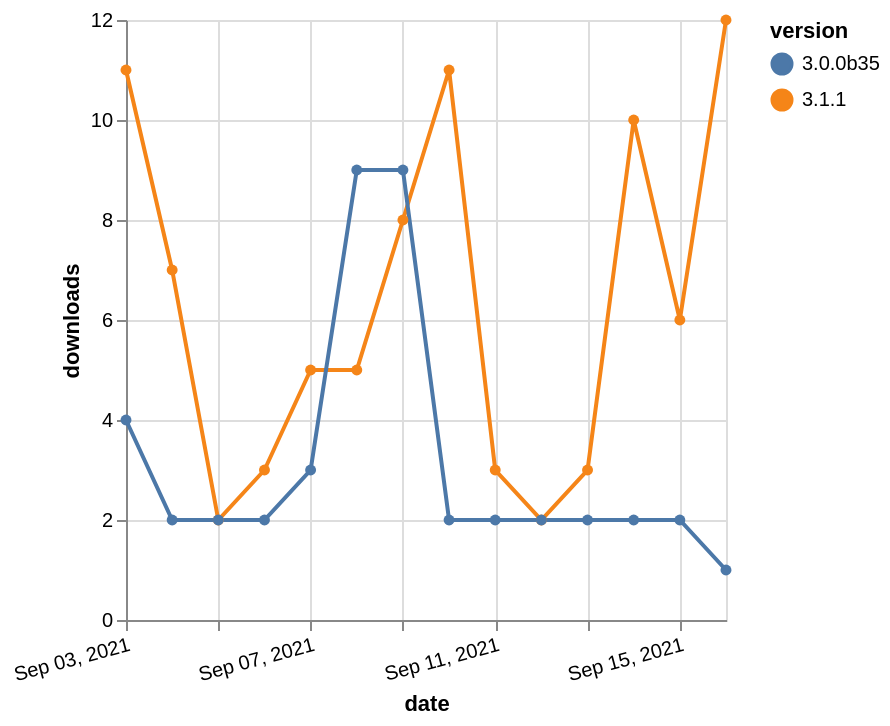

Vega-Lite specification for this chart:
### Vega-Lite specification from a JSON file in a GitHub repository (floating-point values rounded to 4 significant figures)
{"$schema": "https://vega.github.io/schema/vega-lite/v5.json", "description": "A simple bar chart with embedded data.", "data": {"values": [{"date": "2021-09-03", "total": 14213, "delta": 11, "version": "3.1.1"}, {"date": "2021-09-04", "total": 14220, "delta": 7, "version": "3.1.1"}, {"date": "2021-09-05", "total": 14222, "delta": 2, "version": "3.1.1"}, {"date": "2021-09-06", "total": 14225, "delta": 3, "version": "3.1.1"}, {"date": "2021-09-07", "total": 14230, "delta": 5, "version": "3.1.1"}, {"date": "2021-09-08", "total": 14235, "delta": 5, "version": "3.1.1"}, {"date": "2021-09-09", "total": 14243, "delta": 8, "version": "3.1.1"}, {"date": "2021-09-10", "total": 14254, "delta": 11, "version": "3.1.1"}, {"date": "2021-09-11", "total": 14257, "delta": 3, "version": "3.1.1"}, {"date": "2021-09-12", "total": 14259, "delta": 2, "version": "3.1.1"}, {"date": "2021-09-13", "total": 14262, "delta": 3, "version": "3.1.1"}, {"date": "2021-09-14", "total": 14272, "delta": 10, "version": "3.1.1"}, {"date": "2021-09-15", "total": 14278, "delta": 6, "version": "3.1.1"}, {"date": "2021-09-16", "total": 14290, "delta": 12, "version": "3.1.1"}, {"date": "2021-09-03", "total": 8940, "delta": 4, "version": "3.0.0b35"}, {"date": "2021-09-04", "total": 8942, "delta": 2, "version": "3.0.0b35"}, {"date": "2021-09-05", "total": 8944, "delta": 2, "version": "3.0.0b35"}, {"date": "2021-09-06", "total": 8946, "delta": 2, "version": "3.0.0b35"}, {"date": "2021-09-07", "total": 8949, "delta": 3, "version": "3.0.0b35"}, {"date": "2021-09-08", "total": 8958, "delta": 9, "version": "3.0.0b35"}, {"date": "2021-09-09", "total": 8967, "delta": 9, "version": "3.0.0b35"}, {"date": "2021-09-10", "total": 8969, "delta": 2, "version": "3.0.0b35"}, {"date": "2021-09-11", "total": 8971, "delta": 2, "version": "3.0.0b35"}, {"date": "2021-09-12", "total": 8973, "delta": 2, "version": "3.0.0b35"}, {"date": "2021-09-13", "total": 8975, "delta": 2, "version": "3.0.0b35"}, {"date": "2021-09-14", "total": 8977, "delta": 2, "version": "3.0.0b35"}, {"date": "2021-09-15", "total": 8979, "delta": 2, "version": "3.0.0b35"}, {"date": "2021-09-16", "total": 8980, "delta": 1, "version": "3.0.0b35"}]}, "width": "container", "mark": {"type": "line", "point": {"filled": true}}, "encoding": {"x": {"field": "date", "type": "temporal", "timeUnit": "yearmonthdate", "title": "date", "axis": {"labelAngle": -15}}, "y": {"field": "delta", "type": "quantitative", "title": "downloads"}, "color": {"field": "version", "type": "nominal"}, "tooltip": {"field": "delta"}}}
